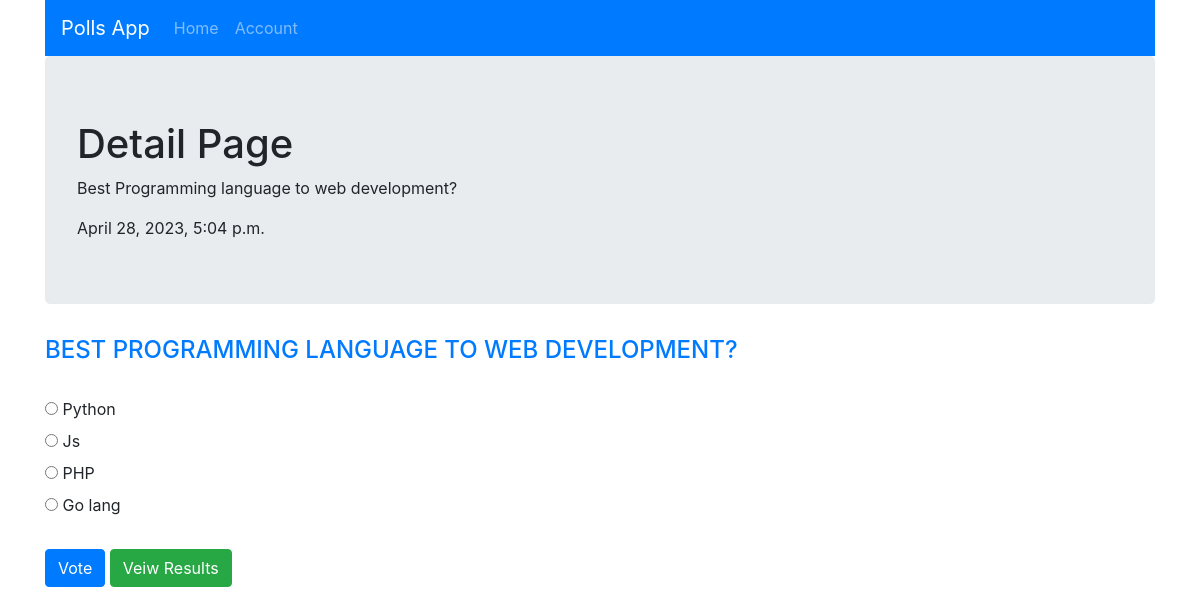
The page /detail/2/ on the database its author committed.
### polls/models.py (models this page shows, shortened)
class Question(models.Model):
    question_text = models.CharField(max_length=200)
    pub_date = models.DateTimeField(auto_now=True)

class Choice(models.Model):
    question = models.ForeignKey(Question,on_delete=models.CASCADE)
    choice_text = models.CharField(max_length=200)
    votes = models.IntegerField(default=0)

### polls/views.py (the view)
# urls.py: path("detail/<int:question_id>/", views.detail, name="detail"),
def detail(request, question_id):
    question = get_object_or_404(Question, pk=question_id)
    data = {"question" : question,"page_description":question.question_text,"content_date":question.pub_date}
    return render(request , "polls/detail.html",context=data)

### polls/templates/polls/detail.html (shortened to what this page needs)
{% extends 'polls/base.html' %}
{% block title_page %}Detail Page{% endblock title_page %}
{% block content %}
    <h4 class="text-primary">{{question.question_text|upper}}</h4>
<br>
<form action="{% url 'polls:vote' question.id %}" method="post">
        {% for choice in question.choice_set.all %}
            <input type="radio" name="choice" id="choice{{ forloop.counter }}" value="{{ choice.id }}">
            <label for="choice{{ forloop.counter }}">{{ choice.choice_text }}</label><br>
        {% endfor %}
        <br>
    <input type="submit" value="Vote" class="btn btn-primary">
    <a href="{% url 'polls:results' question.id %}" class="btn btn-success">Veiw Results</a>
    </form>
    {% endblock content %}

### polls/templates/polls/base.html (shortened to what this page needs)
<!DOCTYPE html>
<html lang="en">
<head>
<link rel="stylesheet" href="https://cdn.jsdelivr.net/npm/bootstrap@4.6.2/dist/css/bootstrap.min.css">
</head>
<body>
<div class="container">
    <nav class="navbar navbar-expand-md bg-primary navbar-dark">
        <span class="navbar-brand" href="#">Polls App</span>
        <div class="collapse navbar-collapse" id="collapsibleNavbar">
          <ul class="navbar-nav">
            <li class="nav-item">
              <a class="nav-link" href="{% url 'polls:index' %}">Home</a>
            </li>
            <li class="nav-item">
              <a class="nav-link" href="{% url 'polls:register' %}">Account</a>
            </li>
          </ul>
        </div>
      </nav>
    <div class="jumbotron">
        <H1>{% block title_page %}{% endblock title_page %}</H1>
        <p>{{page_description}}</p>
        {% if content_date %}
        {{content_date}}
        {% endif %}
    </div>
{% block content %}
{% endblock%}
</div>
</body>
</html>

### rows shown on the page
Question: question_text "Best Programming language to web development?", pub_date "April 28, 2023, 5:04 p.m.", question_text "BEST PROGRAMMING LANGUAGE TO WEB DEVELOPMENT?"
Choice: choice_text "Python"
Choice: choice_text "Js"
Choice: choice_text "PHP"
Choice: choice_text "Go lang"
